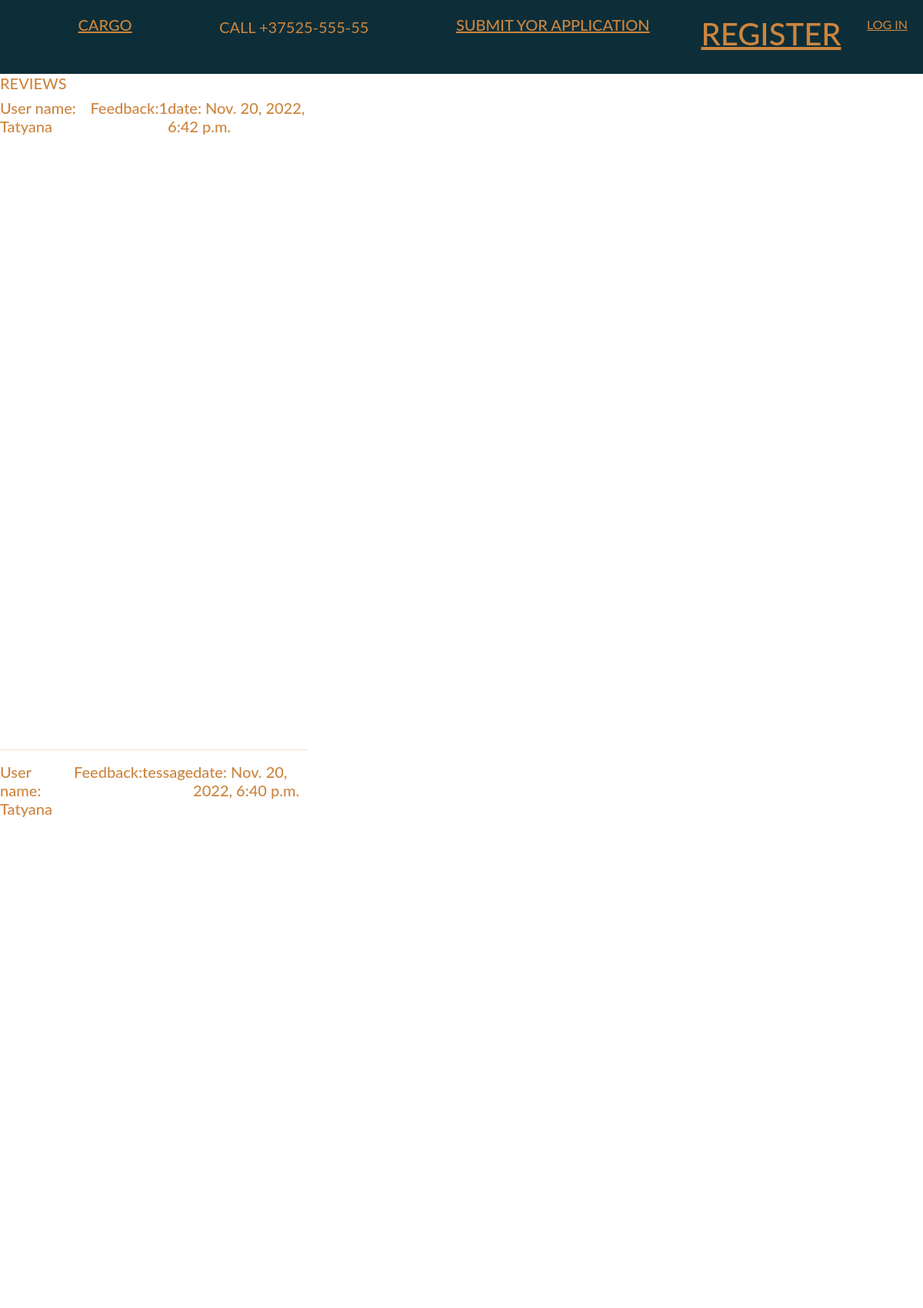
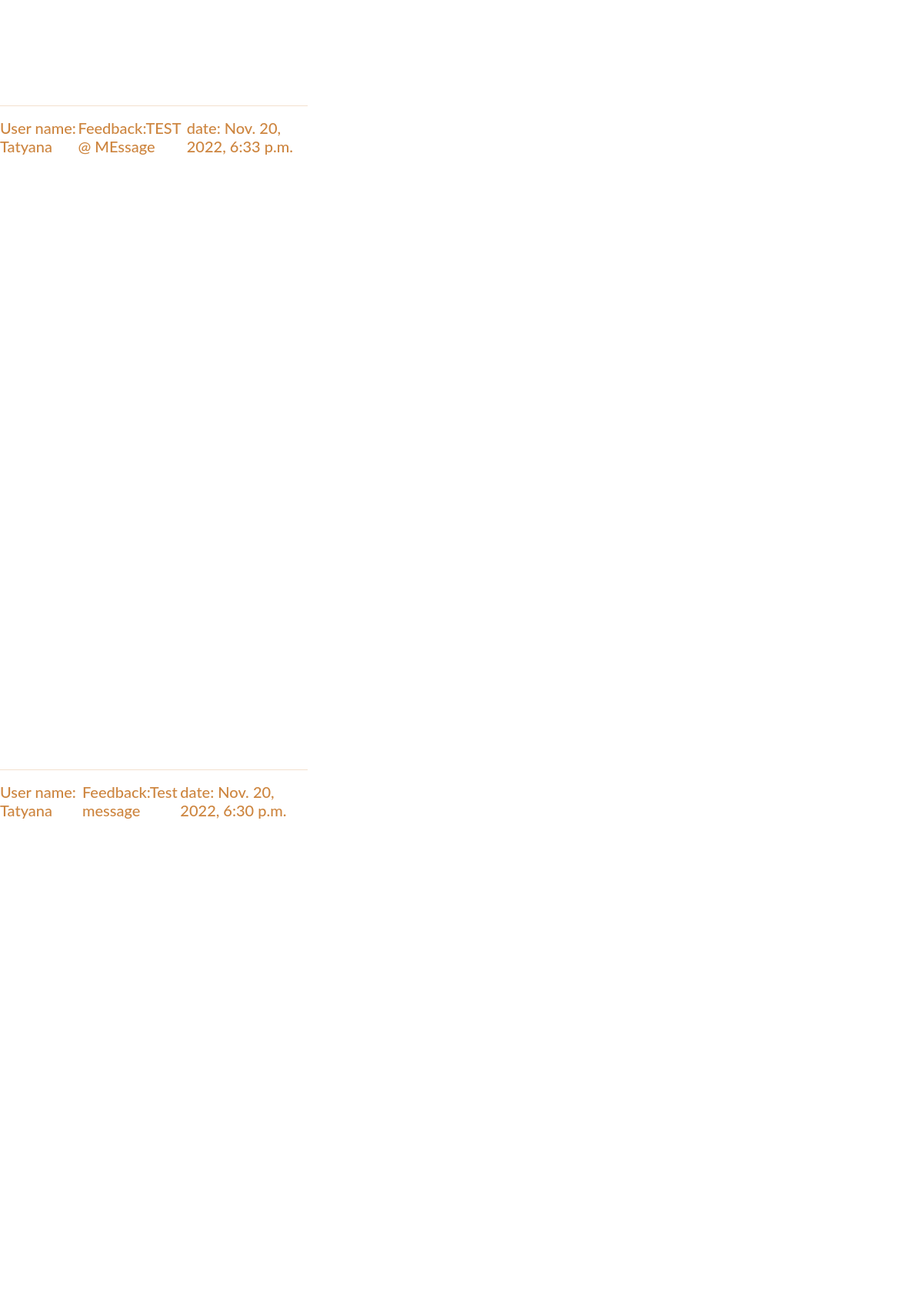
The app's page /reviews/ (upper part) with its own data (2 pictures, top to bottom).
### cargo/models.py (models this page shows, shortened)
class Review(models.Model):
    name = models.CharField(max_length=20,default='')
    message = models.TextField(max_length=200,default='')
    email = models.EmailField(default='')
    date = models.DateTimeField(null=True, blank=True)

### cargo/views.py (the view)
# urls.py: path('reviews/', views.reviews, name='reviews'),
def reviews(request):
    all_reviews = Review.objects.all().order_by('-date')
    viewed_reviews = request.session.get("viewed_reviews", [])
    return render(request, 'reviews.html', {'all_reviews':  all_reviews, 'viewed_reviews': viewed_reviews})

### cargo/templates/reviews.html (shortened to what this page needs)
{% extends 'base.html' %}
{% block content %}
<div class = "sub"><h3>REVIEWS</h3></div>
{% for review  in all_reviews %}
    <div class = "structure">
        <div class="col-xs-12 col-sm-6 col-md-4 col-centered">
            <div class="row1">
                <h3> User name: {{ review.name }}</h3>
                <h3> Feedback:{{ review.message }}
                </h3>
                <h3> date: {{ review.date }}</h3>
            </div>
                <hr>
        </div>
    </div>
{% endfor %}
{% endblock %}

### cargo/templates/base.html (shortened to what this page needs)
{% load static %}
<!DOCTYPE html>
<html lang="en">
    <head>
        <link rel="stylesheet"href ="https://cdn.jsdelivr.net/npm/bootstrap@5.2.2/dist/css/bootstrap.min.css">
        <link rel="stylesheet main-structure" href="{% static 'cargo/css/style.css' %}">
        <link rel="stylesheet"href ="https://use.fontawesome.com/releases/v5.8.2/css/all.css">
    </head>
    <body>
        <div class="structure  main-structure space-between">
        <a href="{% url 'home' %}">
            <h1 id="logo">CARGO</h1>
        </a>
        <div id="contact">CALL +37525-555-55</div>
        <a href ="{% url 'add_request' %}">
            <h1 id="required">SUBMIT YOR APPLICATION</h1>
        </a>
        <a href ="{% url 'register' %}">
            <h1 id="register">REGISTER</h1>
        </a>
            <div id="buttons">
                {% if user.is_authenticated %}
                    <p>{{ user.get_username }}</p>
                    <a href="{%url 'logout'%}?next={{ request.path}}">Log Out</a>
                    {% if perms.cargo.add_review %}
                        <a href="{% url 'add_review' %}">ADD a REVIEW</a><br>
                    {% endif %}
                {% else %}
                    <a href="{% url 'login' %}?next={{ request.path}}">LOG IN</a>
                {% endif %}
            </div>
        </div>
        <div>
            {% block content %}
            {% endblock %}
        </div>
    </body>
</html>

### cargo/static/cargo/css/style.css (style rules this page uses)
.structure { width: 100%; height:100%; margin: 0 ; color: #CD853F; }
.main-structure { background-color: rgb(13, 46, 56); display:flex; font-family: "Lato"; color: #CD853F; }
.space-between { justify-content: space-between; padding: 20px; }
a { margin: 0 auto; padding: 0; color: #CD853F; font-family: "Lato" }
#required { padding-left: 5rem; font-family: "Lato"; color: #CD853F; text-align: left; font-size: 20px; }
#contact { padding-left: 5rem; font-family: "Lato"; text-align: center; font-size: 20px; }
#logo { padding-left: 3rem; font-family: "Lato"; justify-content: right; font-size: 20px; }
h3 { font-family: "Lato"; font-size: 20px; color: #CD853F; }
.row1 { justify-content: space-around; height: 830px; width: 100%; padding: 0rem; display: flex; align-content: center flex-direction: row-reverse flex-wrap: wrap }

### records on screen
Review: name "Tatyana", message "1", date "Nov. 20, 2022, 6:42 p.m."
Review: name "Tatyana", message "tessage", date "Nov. 20, 2022, 6:40 p.m."
Review: name "Tatyana", message "TEST @ MEssage", date "Nov. 20, 2022, 6:33 p.m."
Review: name "Tatyana", message "Test message", date "Nov. 20, 2022, 6:30 p.m."
